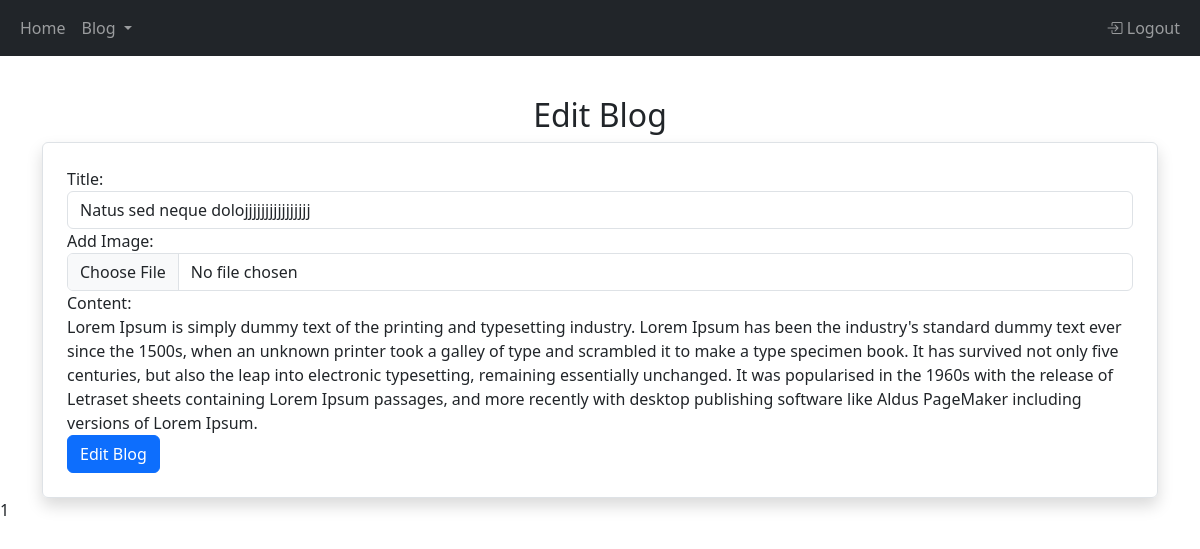
The page /View/blog/editblog.php?blog_id=1 (signed in) on the database its author committed.
### tables this page shows
CREATE TABLE `blog` (
  `blog_id` int(11) NOT NULL,
  `title` varchar(255) NOT NULL,
  `content` text NOT NULL,
  `image` varchar(255) NOT NULL,
  `date_published` date NOT NULL DEFAULT curdate(),
  `user_id` int(11) DEFAULT NULL
);

### Model/database.php (called while the page is built, shortened)
<?php
class Database
{
    private $dbHost = "localhost";
    private $dbUsername = "root";
    private $dbPassword = "";
    private $dbName = "blog";
    public $conn;
    public function __construct()
    {
        try {
            $this->conn = new PDO("mysql:host=" . $this->dbHost . ";dbname=" . $this->dbName, $this->dbUsername, $this->dbPassword);
            $this->conn->setAttribute(PDO::ATTR_ERRMODE, PDO::ERRMODE_EXCEPTION);
        } catch (PDOException $e) {
            die("Failed to connect with MySQL: " . $e->getMessage());
        }
    }
    public function select($table_name, $where_column, $where_value)
    {
        try {
            $stmt = $this->conn->prepare("SELECT * FROM $table_name WHERE $where_column = :where_value");
            $stmt->bindParam(':where_value', $where_value);
            $stmt->execute();
            $count = $stmt->rowCount();
            if ($count == 0) {
                echo 'No person found';
            } elseif ($count == 1) {
                $result = $stmt->fetch(PDO::FETCH_ASSOC);
                return $result;
            } elseif ($count > 1) {
                $result = $stmt->fetchAll(PDO::FETCH_ASSOC);
                return $result;
            }
        } catch (PDOException $e) {
            echo $stmt->queryString . "<br>" . $e->getMessage();
        }
    }
}
?>

### View/blog/editBlog.php (the view, shortened to what this page needs)
<?php
 include '../layout/header.php';
?>
<?php
include '../../Model/database.php';
$database = new Database;
$blog_id = $_GET['blog_id'];
$row = $database->select('blog', 'blog_id', $blog_id);
?>
<div class="container mt-5">
    <h2 class="text-center">Edit Blog</h2>
    <form class="border p-4 rounded shadow" action="../../Controller/BlogController.php?page=editBlog"
          method="post" enctype="multipart/form-data">
        <div class="form-group">
            <label for="title">Title:</label>
            <input type="text" class="form-control" id="title" name="title" value="<?php echo $row['title'] ?>">
        </div>
        <div class="form-group">
            <label for="image">Add Image:</label>
            <input type="file" class="form-control" id="file" name="file">
        </div>
        <div class="form-group">
            <label for="content">Content:</label>
            <div id="content">
                <?=$row['content']?>
            </div>
        </div>
        <button type="submit" class="btn btn-primary" id="submit">Edit Blog</button>
    </form>
</div>
<?= include '../layout/footer.php' ?>

### View/layout/header.php (shortened to what this page needs)
<!DOCTYPE html>
<html lang="en">
<head>
    <link href="https://cdn.jsdelivr.net/npm/bootstrap@5.3.2/dist/css/bootstrap.min.css" rel="stylesheet">
    <link rel="stylesheet" href="//cdnjs.cloudflare.com/ajax/libs/toastr.js/latest/css/toastr.min.css">
    <link rel="stylesheet" href="https://cdn.jsdelivr.net/npm/bootstrap-icons@1.3.0/font/bootstrap-icons.css">
</head>
<body class="pt-5">
    <nav class="navbar navbar-expand-lg navbar-dark fixed-top bg-dark">
        <div class="container-fluid">
        <ul class="navbar-nav">
            <li class="nav-item">
                <a class="nav-link" href="http://localhost:8000/View/index.php">Home</a>
            </li>
            <li class="nav-item dropdown">
            <a class="nav-link dropdown-toggle" href="#" id="navbarDropdown" role="button" data-bs-toggle="dropdown" aria-expanded="false">
                    Blog
                </a>
            </li>
        </ul>
            <ul class="nav navbar-nav navbar-right">
                <?php if (isset($_SESSION['user_id'])): ?>
                    <li class="nav-item">
                        <a href="http://localhost:8000/Controller/LoginController.php?page=logout" class="nav-link">
                            <span class="bi bi-box-arrow-in-right"></span> Logout
                        </a>
                    </li>
                <?php endif; ?>
            </ul>
        </div>
    </nav>

### View/layout/footer.php
</body>
</html>

### rows shown on the page
blog: title "Natus sed neque dolojjjjjjjjjjjjjjjj", content "Lorem Ipsum is simply dummy text of the printing and typesetting industry. Lorem Ipsum has been the industry's standard dummy text ever since the 1500s, when an unknown printer took a galley of type and scrambled it to make a type specimen book. It has survived not only five centuries, but also the leap into electronic typesetting, remaining essentially unchanged. It was popularised in the 1960s with the release of Letraset sheets containing Lorem Ipsum passages, and more recently with desktop publishing software like Aldus PageMaker including versions of Lorem Ipsum."
